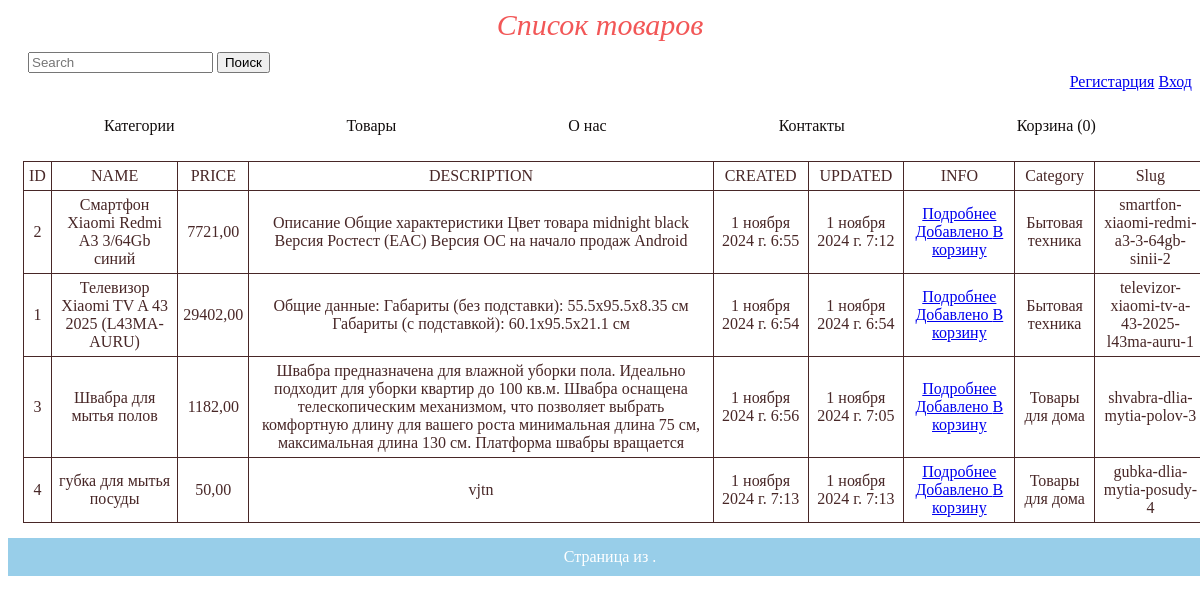
The page / on the database its author committed.
### app/models.py (models this page shows, shortened)
class Product(models.Model):
    category = models.ForeignKey(Category, on_delete=models.CASCADE, verbose_name='Категория', related_name='products')
    name = models.CharField(max_length=200, verbose_name='Наименование')
    description = models.TextField(blank=True)
    image = models.ImageField(upload_to='products/%Y/%m/%d', blank=True)
    price = models.DecimalField(max_digits=10, decimal_places=2)
    available = models.BooleanField(default=True)
    slug = models.SlugField(max_length=200)
    created = models.DateTimeField(auto_now_add=True)
    updated = models.DateTimeField(auto_now=True)
    class Meta:
        ordering = ['name']
        indexes = [
            models.Index(fields=['id', 'slug']),
            models.Index(fields=['name']),
            models.Index(fields=['-created'])
        ]
        verbose_name = 'Товар'
        verbose_name_plural = 'Товары'

class Category(models.Model):
    name = models.CharField(max_length=200, verbose_name='Категория')
    slug = models.SlugField(max_length=200)
    class Meta:
        ordering = ['name']
        indexes = [
            models.Index(fields=['name'])
        ]
        verbose_name = 'Категория'
        verbose_name_plural = 'Категории'
    def __str__(self):
        return self.name

### app/views.py (the view)
# urls.py: path('', ProductListView.as_view(), name='products'),
class ProductListView(ListView):
    model = Product
    template_name = 'app/app.html'
    context_object_name = 'products'

### orders/forms.py
class QuickOrderForm(forms.Form):
    name = forms.CharField(max_length=50, label="Имя")
    last_name = forms.CharField(max_length=50, label="Фамилия")
    email = forms.EmailField(label="Эл.почта")
    phone = forms.CharField(max_length=50, label="Телефон")
    payment = forms.ChoiceField(choices=PAYMENT_CHOICES, label='Способ оплаты')
    delivery = forms.ChoiceField(choices=DELIVERY_CHOICES, label='Способ Доставки')

### cart/context_processors.py (called while the page is built)
def cart(request):
    return {'cart': Cart(request)}

### cart/views.py (called while the page is built)
    def __len__(self):
        return sum(item['quantity'] for item in self.cart.values())

### orders/context_processors.py (called while the page is built)
def quick_order_form(request):
    return {'quick_order_form': QuickOrderForm()}

### app/templates/app/app.html (shortened to what this page needs)
{% extends 'base.html' %}
{% load static %}
{% block head %}
<head>
    <link rel="stylesheet" href="{% static 'app/css/app.css' %}">
</head>
{% endblock %}
{% block header %}
<header>Список товаров</header>
<form action="{% url 'product_search' %}" method="get" style="margin-top:10px; margin-left:20px;">
    <input type="search" name="query" class="form-control rounded" placeholder="Search" aria-label="Search" aria-describedby="search-addon">
    <button type="submit" class="btn btn-outline-primary" data-mdb-ripple-init>Поиск</button>
</form>
    <div class="href">
        <a href="users/register">Регистарция</a>
        <a href="users/login">Вход</a>
    </div>
    <nav class="navbar">
        <ul>
            <li><a href="{% url 'categories' %}">Категории</a></li>
            <li><a href="{% url 'products' %}">Товары</a></li>
            <li><a href="#">О нас</a></li>
            <li><a href="#">Контакты</a></li>
            <li> <a href="{% url 'cart_detail' %}">Корзина ({{cart|length}})</a></li>
        </ul>
    </nav>
{% endblock %}
{% block main %}
<table>
    <tr>
        <td>ID</td>
        <td>NAME</td>
        <td>PRICE</td>
        <td>DESCRIPTION</td>
        <td>CREATED</td>
        <td>UPDATED</td>
        <td>INFO</td>
        <td>Category</td>
        <td>Slug</td>
    </tr>
{% for product in products %}
    <tr>
        <td>{{ product.id }}</td>
        <td>{{ product.name }}</td>
        <td>{{ product.price }}</td>
        <td>{{ product.description }}</td>
        <td>{{ product.created }}</td>
        <td>{{ product.updated }}</td>
        <td><a href="{% url 'product_detail' product.slug %}" class="btn">Подробнее</a>
                        <a href="{% url 'add_to_cart' product.slug %}" class="btn">Добавлено </a>
                        <a href="{% url 'add_to_cart' product.slug %}" class="btn">В корзину</a>
        </td>
        <td>{{ product.category }}</td>
        <td>{{ product.slug }}</td>
    </tr>
{% endfor %}
</table>
{% endblock %}
{% block footer %}
<footer>
<span class="step-links">
    <span class="current">
        Страница{{ page_obj.number }} из {{ page_obj.paginator.num_pages }}.
    </span>
</span>
</footer>
{% endblock %}

### templates/base.html (shortened to what this page needs)
<!doctype html>
<html lang="en">
<head>
    {% block head %}
    {% endblock %}
</head>
<body>
{% block header %}
{% endblock %}
{% block main %}
{% endblock %}
{% block footer %}
{% endblock %}
</body>
</html>

### app/static/app/css/app.css (style rules this page uses)
header { font-size: 30px; font-style: italic; margin: 15 px; color: rgb(242, 87, 87); text-align: center; height: 20%; }
.href { text-align: right; cursor: pointer; }
table { border-collapse: collapse; width: 100%; text-align: center; margin: 15px; }
td, th { padding: 5px; border: 1px solid; color: rgb(72, 39, 39); }
footer { text-align: center; padding: 10px; background-color: #98cee9; color: white; position: relative; bottom: 0; width: 100%; }
.navbar ul { list-style: none; display: flex; justify-content: space-around; padding: 10px; }
.navbar a { color: rgb(17, 13, 13); text-decoration: none; padding: 10px; }

### rows shown on the page
Product: id "2", name "Смартфон Xiaomi Redmi A3 3/64Gb синий", price "7721,00", description "Описание Общие характеристики Цвет товара midnight black Версия Ростест (EAC) Версия ОС на начало продаж Android", created "1 ноября 2024 г. 6:55", updated "1 ноября 2024 г. 7:12", category "Бытовая техника", slug "smartfon-xiaomi-redmi-a3-3-64gb-sinii-2"
Product: id "1", name "Телевизор Xiaomi TV A 43 2025 (L43MA-AURU)", price "29402,00", description "Общие данные: Габариты (без подставки): 55.5х95.5х8.35 см Габариты (с подставкой): 60.1х95.5х21.1 см", created "1 ноября 2024 г. 6:54", updated "1 ноября 2024 г. 6:54", category "Бытовая техника", slug "televizor-xiaomi-tv-a-43-2025-l43ma-auru-1"
Product: id "3", name "Швабра для мытья полов", price "1182,00", description "Швабра предназначена для влажной уборки пола. Идеально подходит для уборки квартир до 100 кв.м. Швабра оснащена телескопическим механизмом, что позволяет выбрать комфортную длину для вашего роста минимальная длина 75 см, максимальная длина 130 см. Платформа швабры вращается", created "1 ноября 2024 г. 6:56", updated "1 ноября 2024 г. 7:05", category "Товары для дома", slug "shvabra-dlia-mytia-polov-3"
Product: id "4", name "губка для мытья посуды", price "50,00", description "vjtn", created "1 ноября 2024 г. 7:13", updated "1 ноября 2024 г. 7:13", category "Товары для дома", slug "gubka-dlia-mytia-posudy-4"

### other values the page prints
{{ cart|length }} "0"
